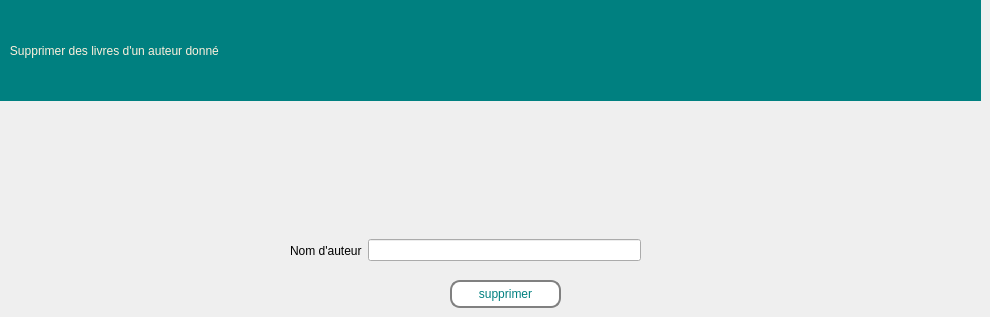
    <widget class="QWidget" name="page_supp_livre_auteur">
     <widget class="QPushButton" name="Button_supprimer_auteur">
      <property name="geometry">
       <rect>
        <x>450</x>
        <y>280</y>
        <width>111</width>
        <height>28</height>
       </rect>
      </property>
      <property name="styleSheet">
       <string notr="true">border: 2px solid gray;
font: 63 9pt &quot;Segoe UI Variable Display Semib&quot;;
  border-radius: 10px;
  padding: 0 8px;
  
color: rgb(0, 128, 128);
background-color: rgb(255, 255, 255);</string>
      </property>
      <property name="text">
       <string>supprimer</string>
      </property>
     </widget>
     <widget class="QLabel" name="label_262">
      <property name="geometry">
       <rect>
        <x>0</x>
        <y>0</y>
        <width>981</width>
        <height>101</height>
       </rect>
      </property>
      <property name="toolTip">
       <string>&lt;html&gt;&lt;head/&gt;&lt;body&gt;&lt;p align=&quot;center&quot;&gt;&lt;br/&gt;&lt;/p&gt;&lt;/body&gt;&lt;/html&gt;</string>
      </property>
      <property name="styleSheet">
       <string notr="true">color: rgb(253, 239, 220);background-color: rgb(0, 128, 128);
font: 75 16pt &quot;Rockwell&quot;;
</string>
      </property>
      <property name="text">
       <string>   Supprimer des livres d'un auteur donné</string>
      </property>
     </widget>
     <widget class="QWidget" name="horizontalLayoutWidget_6">
      <property name="geometry">
       <rect>
        <x>290</x>
        <y>230</y>
        <width>351</width>
        <height>41</height>
       </rect>
      </property>
      <layout class="QHBoxLayout" name="horizontalLayout_6">
       <item>
        <widget class="QLabel" name="label_79">
         <property name="styleSheet">
          <string notr="true">font: 63 9pt &quot;Segoe UI Variable Display Semib&quot;;</string>
         </property>
         <property name="text">
          <string>Nom d'auteur</string>
         </property>
        </widget>
       </item>
       <item>
        <widget class="QLineEdit" name="auteur_input_supprimer"/>
       </item>
      </layout>
     </widget>
    </widget>
